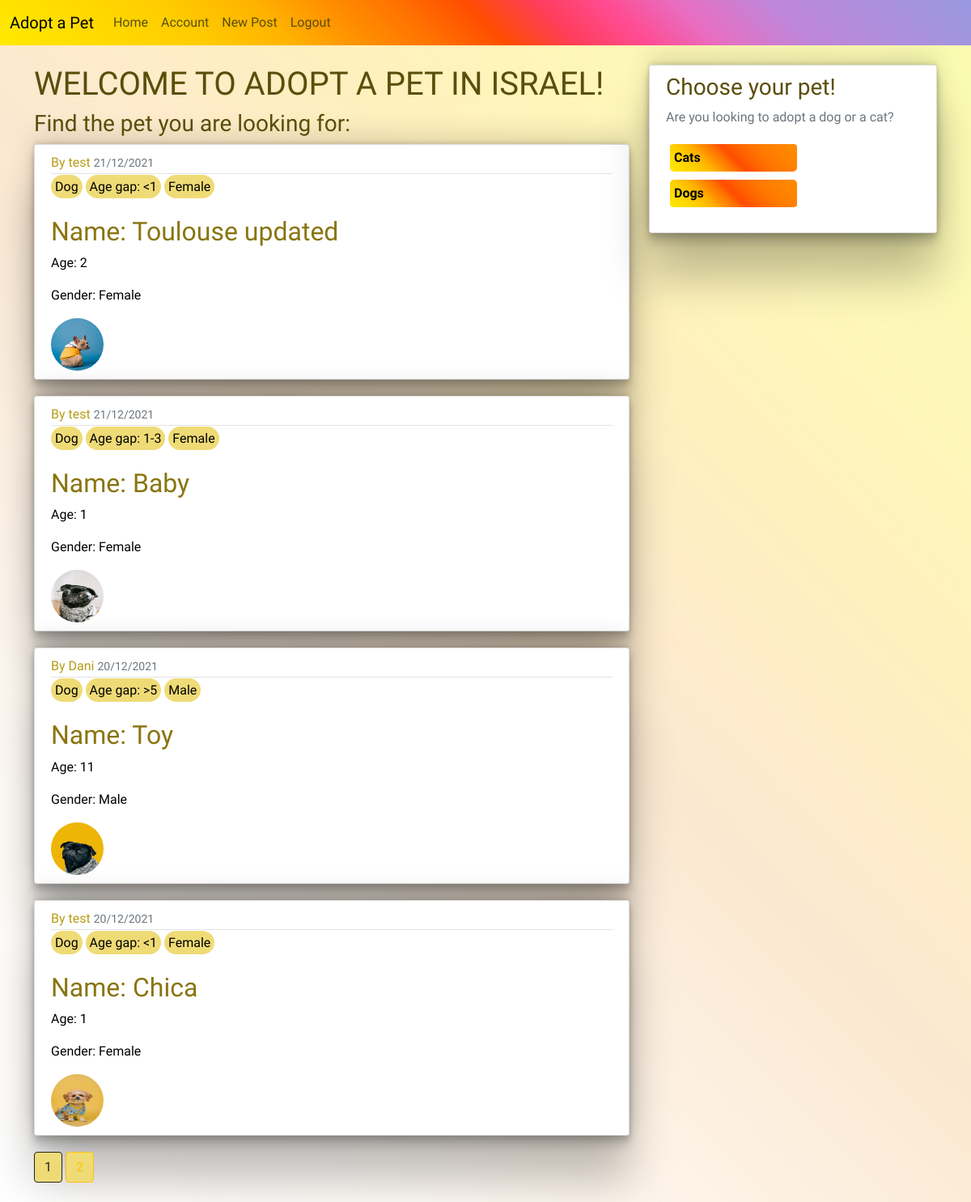
Screenshot of /home/dogs (signed in) with the database file from the repository.
### app/models.py (models this page shows, shortened)
class Post(db.Model):
    id = db.Column(db.Integer, primary_key=True)
    name = db.Column(db.String(20), nullable=False)
    age = db.Column(db.Integer, nullable=False)
    gender = db.Column(db.String(10), nullable=False)
    date_posted = db.Column(db.DateTime, nullable=False, default=datetime.utcnow)
    content = db.Column(db.Text, nullable=False)
    user_id = db.Column(db.Integer, db.ForeignKey('user.id'), nullable=False)
    pictures = db.Column(db.String(20), nullable=False, default='default.jpg')
    adoption_info = db.Column(db.Text, nullable=False)
    pet_tag = db.Column(db.String(5), nullable=False)
    age_tag = db.Column(db.String(5), nullable=False)

class User(db.Model, UserMixin):
    id = db.Column(db.Integer, primary_key=True)
    username = db.Column(db.String(20), unique=True, nullable=False)
    name = db.Column(db.String(30), nullable=False)
    email = db.Column(db.String(120), unique=True, nullable=False)
    image_file = db.Column(db.String(20), nullable=False, default='default.jpg')
    password = db.Column(db.String(60), nullable=False)
    posts = db.relationship('Post', backref='user', lazy=True)

### app/routes.py (the view)
@app.route('/home/dogs')
def home_dogs():
    page = request.args.get('page', 1, type=int)
    posts = Post.query.order_by(Post.date_posted.desc()).paginate(page=page, per_page=10)
    return render_template('home_dogs.html', posts=posts, title='Dogs')

### app/models.py (called while the page is built)
@login_manager.user_loader
def load_user(user_id):
    return User.query.get(int(user_id))

### app/templates/home_dogs.html
{% extends 'layout.html' %}
{% block content %}
<h1>WELCOME TO ADOPT A PET IN ISRAEL!</h1>
<h3 class="special-font">Find the pet you are looking for:</h3>
    {% for post in posts.items %}
        {% if post.pet_tag == 'Dog' %}
             <article class="media content-section">
              <div class="media-body">
                <div class="article-metadata">
                  <a class="mr-2" href="{{ url_for('user_posts', username=post.user.username) }}"> By {{ post.user.username}}</a>
                  <small class="text-muted">{{ post.date_posted.strftime('%d/%m/%Y') }}</small>
                </div>
                  <div>
                      <span class="tag">{{ post.pet_tag }}</span>
                      <span class="tag">Age gap: {{ post.age_tag}}</span>
                      <span class="tag">{{ post.gender}}</span>
                  </div>
                  <br>
                <h2><a class="article-title" href="{{ url_for('post', post_id=post.id) }}">Name: {{ post['name']}}</a></h2>
                <p class="article-content"> Age: {{ post['age'] }}</p>
                <p class="article-content">Gender: {{ post['gender'] }}</p>
                <img class="rounded-circle article-img" src="{{ url_for('static', filename='pictures/' + post.pictures) }}" alt="pets">
              </div>
            </article>
            {% endif %}
      {% endfor %}
    {% for page_num in posts.iter_pages(left_edge=1, right_edge=1, left_current=1, right_current=2) %}
        {% if page_num %}
            {% if posts.page == page_num %}
                <a class="btn btn-outline-dark mb-4" href="{{ url_for('home_dogs', page=page_num) }}">{{ page_num }}</a>
            {% else %}
                <a class="btn btn-outline-warning mb-4" href="{{ url_for('home_dogs', page=page_num) }}">{{ page_num }}</a>
            {% endif %}
        {% endif %}
    {% endfor %}
{% endblock content %}

### app/static/main.css (style rules this page uses)
* { font-family: 'Mukta', sans-serif; }
.special-font { font-family: 'Vujahday Script', cursive; }
body { color: black; margin-top: 5rem; background-image: linear-gradient( 45deg, hsl(0deg 0% 100%) 0%, hsl(32deg 89% 98%) 20%, hsl(32deg 88% 96%) 29%, hsl(32deg 87% 94%) 36%, hsl(33deg 85% 92%) 43%, hsl(33deg 84% 90%) 50%, hsl(37deg 100% 90%) 57%, hsl(43deg 100% 88%) 64%, hsl(48deg 100% 87%) 71%, hsl(54deg 97% 86%) 80%, hsl(62deg 93% 84%) 100% ); }
h1, h2, h3, h4, h5, h6 { color: #5b4e0b; }
.content-section { background: #ffffff; padding: 10px 20px; border: 1px solid #dddddd; border-radius: 3px; margin-bottom: 20px; box-shadow: rgba(0, 0, 0, 0.25) 0px 54px 55px, rgba(0, 0, 0, 0.12) 0px -12px 30px, rgba(0, 0, 0, 0.12) 0px 4px 6px, rgba(0, 0, 0, 0.17) 0px 12px 13px, rgba(0, 0, 0, 0.09) 0px -3px 5px; }
.article-title { color: #897510; text-decoration: none; }
.article-content { white-space: pre-line; }
.article-img { height: 65px; width: 65px; margin-right: 16px; }
.article-metadata { color: #897510; text-decoration: none; padding-bottom: 1px; margin-bottom: 4px; border-bottom: 1px solid #e3e3e3 }
.article-metadata .mr-2 { text-decoration: none; color: #b79c15; }
.btn { background-color: #efdb76; }
.tag { background-color: #efdb76; color: black; padding: 5px; border-radius: 15px; border: none; }

### rows the page displays
Post: user.username "test", date_posted "21/12/2021", pet_tag "Dog", age_tag "<1", gender "Female", name "Toulouse updated", age "2", pictures (picture)
Post: user.username "test", date_posted "21/12/2021", pet_tag "Dog", age_tag "1-3", gender "Female", name "Baby", age "1", pictures (picture)
Post: user.username "Dani", date_posted "20/12/2021", pet_tag "Dog", age_tag ">5", gender "Male", name "Toy", age "11", pictures (picture)
Post: user.username "test", date_posted "20/12/2021", pet_tag "Dog", age_tag "<1", gender "Female", name "Chica", age "1", pictures (picture)

### other values shown
{{ page_num }} "1"
{{ page_num }} "2"
